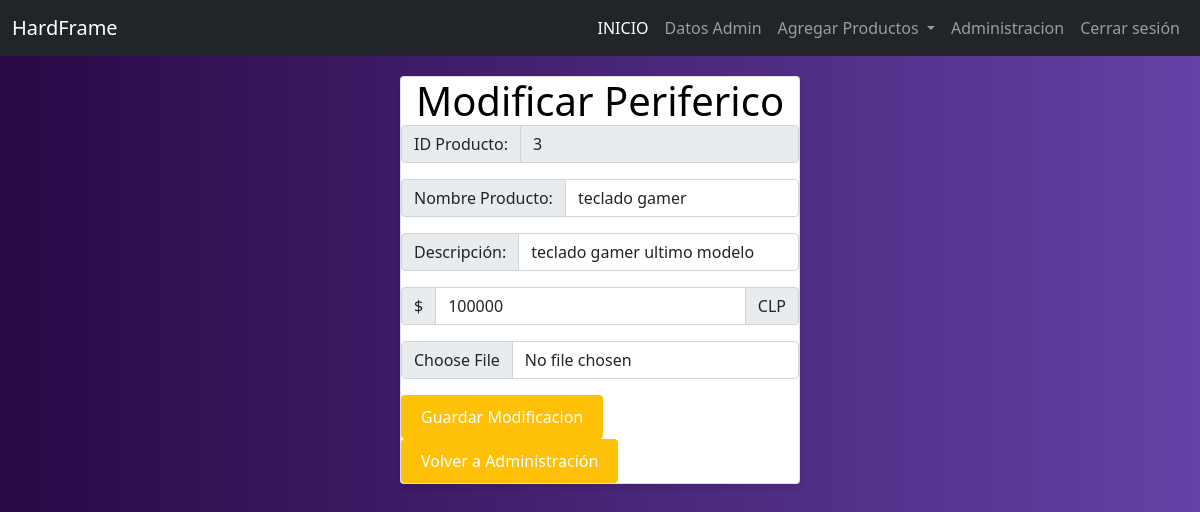
The page /modificarPeriferico/3/ (signed in) on the database its author committed.
### HardFrame/models.py (models this page shows, shortened)
class periferico(models.Model):
    id_Produc        = models.AutoField(primary_key=True)
    nombre           = models.CharField(max_length=30)
    descripcion      = models.CharField(max_length=100)
    precio           = models.DecimalField(max_digits=10, decimal_places=0)
    imagen           = models.ImageField(upload_to="perifericos",null=True)

### administracion/views.py (the view, shortened to what this page needs)
# urls.py: path('modificarPeriferico/<int:pk>/', modificarPeriferico, name='modificarPeriferico'),
def modificarPeriferico(request, pk):
    componente_obj = get_object_or_404(periferico, id_Produc=pk)
    context = {'componente': componente_obj}
    return render(request, 'modificarPeriferico.html', context)

### administracion/templates/modificarPeriferico.html (shortened to what this page needs)
{% load static %}
<!DOCTYPE html>
<html lang="en">
<head>
    <link href="https://cdn.jsdelivr.net/npm/bootstrap@5.1.3/dist/css/bootstrap.min.css" rel="stylesheet"
>
  <link rel="stylesheet" href="{% static 'css/styleAdmin.css' %}">
</head>
<body>
  {% if user.is_authenticated and user.is_staff %}
  <nav class="navbar navbar-expand-lg navbar-dark bg-dark">
    <div class="container-fluid">
        <a class="navbar-brand" href="{% url 'administracion' %}">HardFrame</a>
        <div class="collapse navbar-collapse" id="navbarNavDropdown">
            <ul class="navbar-nav ms-auto">
              <li class="nav-item ">
                <a class="nav-link active" aria-current="page" href="{% url 'index' %}">INICIO</a>
            </li>
                <li class="nav-item">
                    <a class="nav-link" href="{% url 'admins' %}">Datos Admin</a>
                </li>
                <li class="nav-item dropdown">
                    <a class="nav-link dropdown-toggle" href="#" id="navbarDropdownMenuLink" role="button"
                        data-bs-toggle="dropdown" aria-expanded="false">
                        Agregar Productos
                    </a>
                </li>
                <li class="nav-item">
                    <a class="nav-link" href="{% url 'administracion' %}">Administracion</a>
                </li>
                <li>   <a class="nav-link" href="{% url 'logout' %}">Cerrar sesión</a>
                   </li>
            </ul>
        </div>
    </div>
</nav>
  <div class="container">
    <div class="card" style="width: 50rem;">
    <h1>Modificar Periferico </h1>
    <form action="{% url 'modificarPeriferico' componente.id_Produc %}" method="POST" enctype="multipart/form-data">
  <div class="input-group mb-3">
    <span class="input-group-text" id="basic-addon1">ID Producto:</span>
    <input type="text" class="form-control" aria-describedby="basic-addon1" name="idProducto" value="{{ componente.id_Produc }}" readonly>
  </div>
  <div class="input-group mb-3">
    <span class="input-group-text" id="basic-addon1">Nombre Producto:</span>
    <input type="text" class="form-control" aria-describedby="basic-addon1" name="nombreProducto" value="{{ componente.nombre }}">
  </div>
  <div class="input-group mb-3">
    <span class="input-group-text" id="basic-addon1">Descripción:</span>
    <input type="text" class="form-control" aria-describedby="basic-addon1" name="descripcionProducto" value="{{ componente.descripcion }}">
  </div>
  <div class="input-group mb-3">
    <span class="input-group-text">$</span>
    <input type="number" class="form-control" aria-label="Amount (to the nearest dollar)" name="precioProducto" value="{{ componente.precio }}">
    <span class="input-group-text">CLP</span>
  </div>
  <div class="input-group mb-3">
    <input type="file" class="form-control" id="inputGroupFile02" name="nuevaImagenProducto">
  </div>
  <input type="submit" class="btn btn-success" name="opcion" value="Guardar Modificacion">
  <a class="btn btn-warning" href="{% url 'administracion' %}">Volver a Administración</a>
</form>
  </div>
</div>
{% endif %}
</body>
</html>

### administracion/static/css/styleAdmin.css (style rules this page uses)
body { position: relative; display: flex; flex-direction: column; grid-template-columns: minmax(auto,1280px); background: #4341a5; background: linear-gradient(to right, #2a0845, #6441A5); }
.container { display: flex; display: table; justify-content: center; align-items: center; height: 50vh; }
.container h1 { color: rgb(0, 0, 0); text-align: center; margin-bottom:auto; }
.card { margin-bottom:auto; }
.card { margin: 20px auto; max-width: 400px; box-shadow: 0 4px 6px rgba(0, 0, 0, 0.1); }
.btn { display: inline-block; padding: 10px 20px; font-size: 16px; text-decoration: none; color: #fff; background-color: #ffc107; border: none; border-radius: 4px; transition: background-color 0.3s; }
.btn-warning { background-color: #ffc107; }

### rows shown on the page
periferico: idProducto "3", nombreProducto "teclado gamer", descripcionProducto "teclado gamer ultimo modelo", precioProducto "100000"
